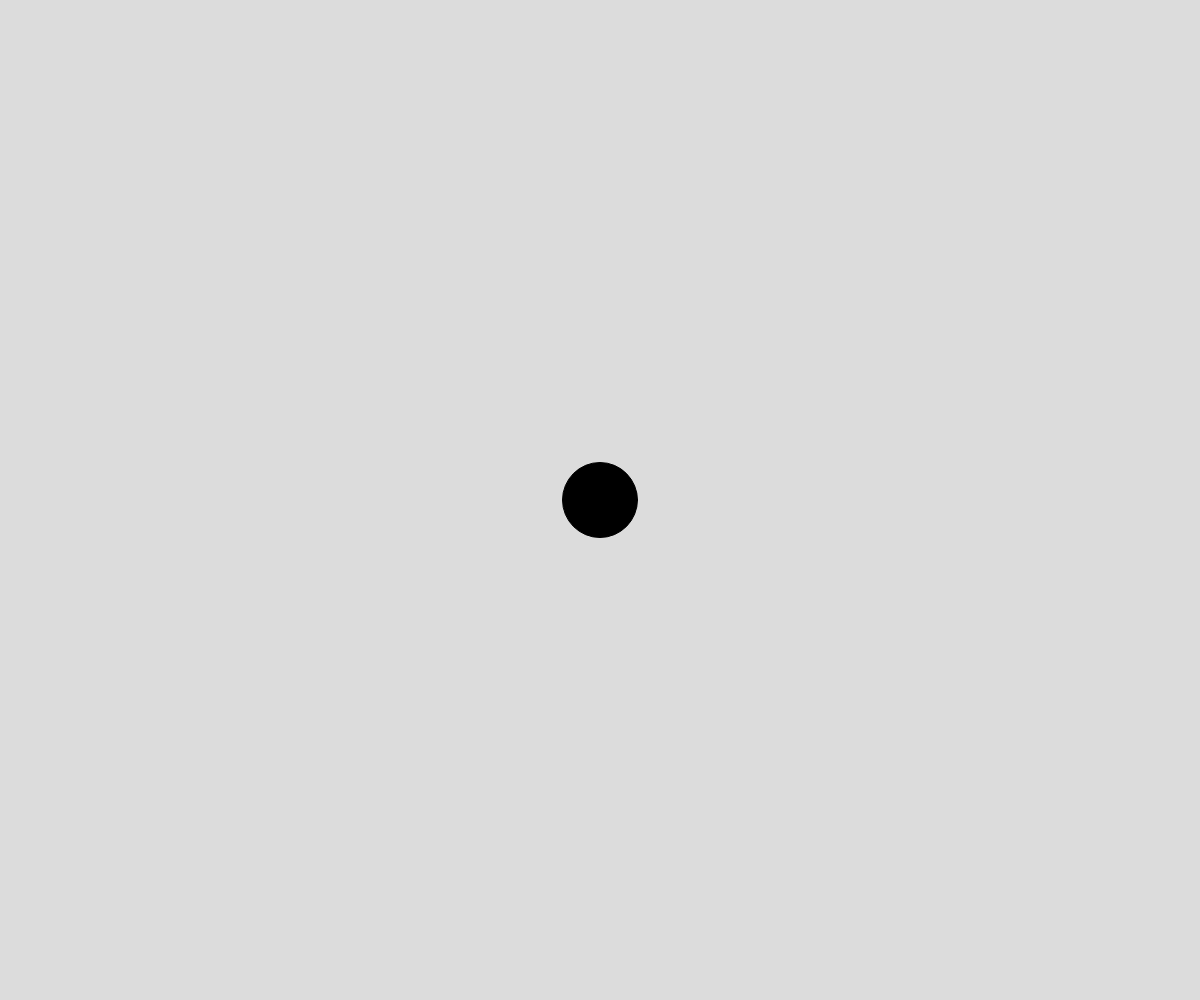
Frame 1 (no input)
Frame 60 (no input): identical to frame 1, image omitted
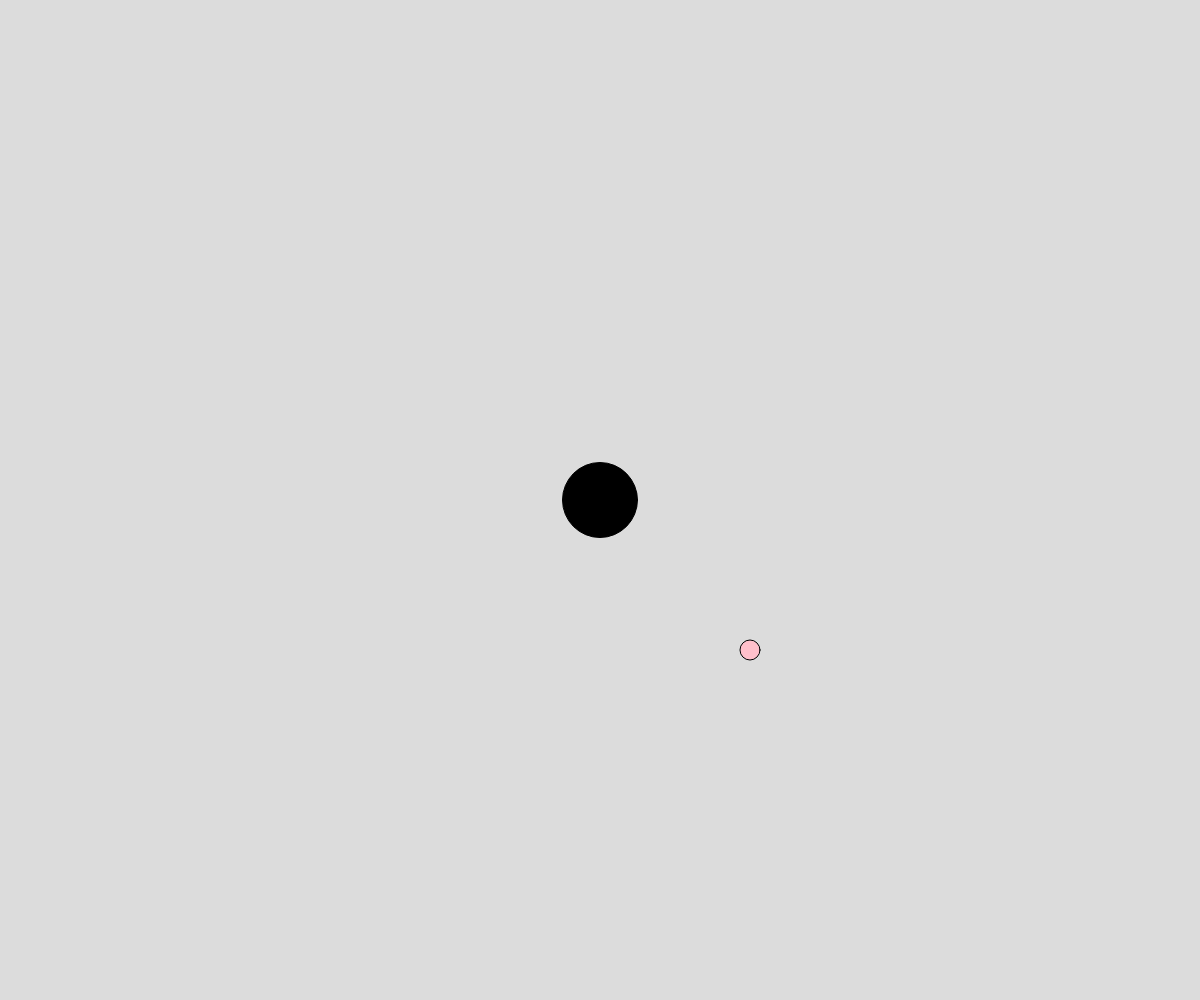
Frame 120 (the mouse pressed at the canvas centre since frame 60)

The p5.js sketch that drew these frames (run headless with seeded random() and noise() and a simulated clock; from frame 60 on, the mouse is pressed at the canvas centre):

// p5.js sketch
// ── sketch.js
// projectile demo

let bullets = [];
let playerX; 
let playerY;

function setup() {
  createCanvas(windowWidth, windowHeight);
  playerX = width/2;
  playerY = height/2;
}

function draw() {
  background(220);
  displayPlayer();
  handlebulets();
}

function displayPlayer(){
  fill("black");
  ellipse(playerX, playerY, 75, 75);
}

function handlebulets(){
  for (let bullet of bullets){
    //move
    bullet.x += bullet.dx;
    bullet.y += bullet.dy;
    
    //display
    fill("pink");
    ellipse(bullet.x, bullet.y, bullet.radius, bullet.radius);
  }
}

function spawnBullet(){
  let xDiff = mouseX- playerX;
  let yDiff = mouseY - playerY;
  let xSpeed = map(xDiff, -width/2, +width/2, -5, 10);  
  let ySpeed = map(yDiff, -height/2, +height/2, -5, 10);

  let bullete = {
    x: playerX,
    y: playerY,
    radius: 20,
    dx: xSpeed,
    dy: ySpeed,
  };
  bullets.push(bullete);
}

function mousePressed(){
  spawnBullet();
}
